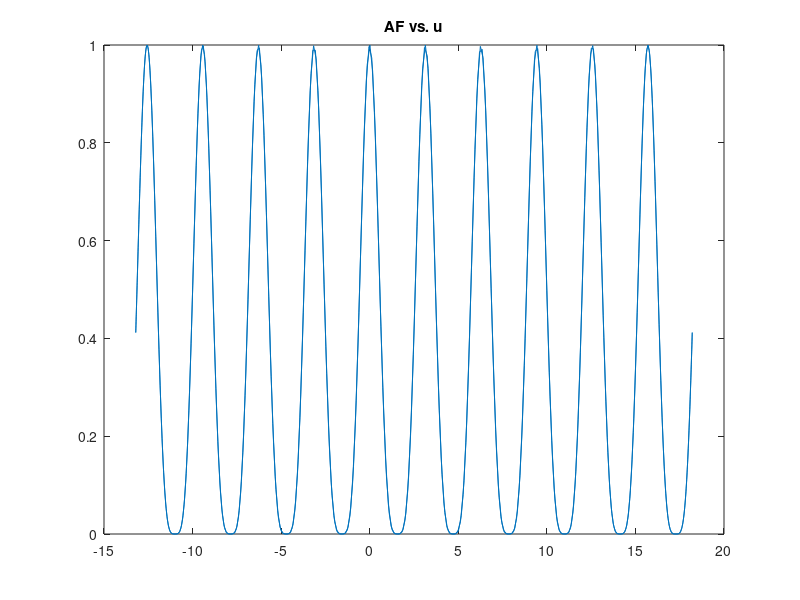

Write the MATLAB code that produced this figure. (Note: this script raises an error after producing the figure.)
%% Prepreparations
clear
close all
clc 


%% Initial Parameters

% Wavelength
f=3e8;
c=3e8;
lambda=c/f;

beta = (2 * pi) / lambda;

theta = 0 : 0.01 : (2 * pi);
phi = 0 : 0.01 : (2 * pi);

% Number of Elements (N), Elements' Spacing (d), and Progressive Phase Shift (alpha)
N = input('Enter the Number of Elements (N): ');
alpha = input('Enter the Progressive Phase Shift (alpha): ');
d = input('Enter the Spacing between Elements w.r.t Lambda (d): ');
d = d * lambda;

% Defining psi && u
psi = alpha + (beta * d * cos(theta));
u = psi / 2;

%% Normalized Array Factor (AF_n)
AF_n = cos(u) .^ (N - 1);

%% Plotting AF_n vs u
figure(1)
plot(u , abs(AF_n));
title('AF vs. u');

%% Plotting 2D Radiation Pattern of the Array
figure(2)
polarplot(theta, abs(AF_n));
title('Binomial Array - 2D Radiation Pattern');

%% Plotting 3D Radiation Pattern
[THETA PHI] = meshgrid(theta , phi);
psi = alpha + (beta * d * cos(THETA));
u = psi / 2;
AF_n = cos(u) .^ (N - 1);

X = AF_n .* sin(THETA) .* cos(PHI);
Y = AF_n .* sin(THETA) .* sin(PHI);
Z = AF_n .* cos(THETA);

figure(3)
mesh(X,Y,Z)
title('Binomial Array - 3D Radiation Pattern');